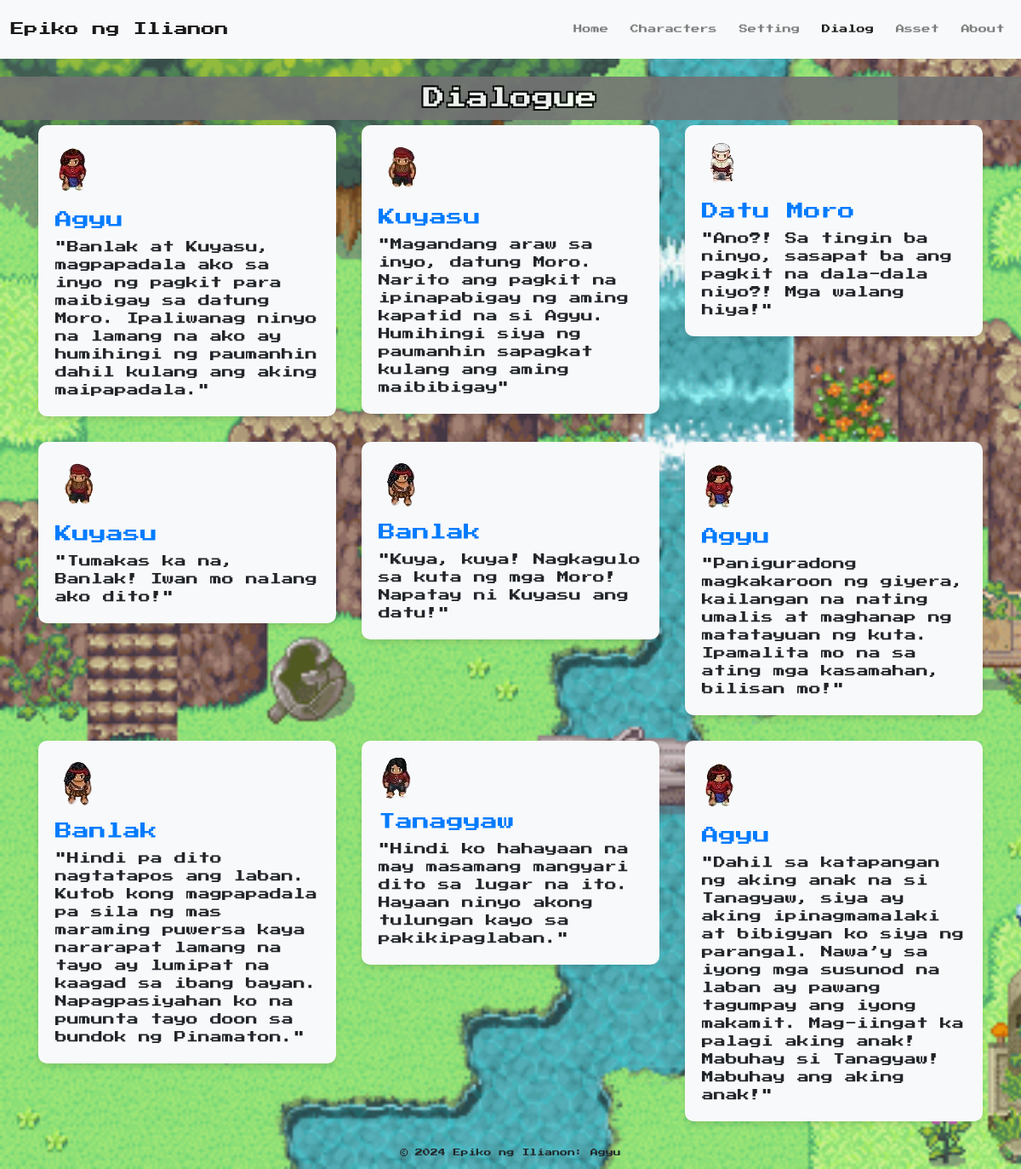
The page /dialogs.php on the database its author committed.
### tables this page shows
CREATE TABLE `dialog` (
  `id` int(11) NOT NULL,
  `character_id` int(11) DEFAULT NULL,
  `script` text NOT NULL
);

CREATE TABLE `characters` (
  `id` int(11) NOT NULL,
  `name` varchar(100) NOT NULL,
  `description` text NOT NULL,
  `image` varchar(255) NOT NULL
);

### classes/config.php (called while the page is built, shortened)
<?php
class Database {
    private $connection;
    public function __construct() {
        $this->connection = new mysqli(DB_SERVER, DB_USERNAME, DB_PASSWORD, DB_NAME);
    }
    public function getConnection() {
        return $this->connection;
    }
}
?>

### classes/Dialog.php (called while the page is built)
<?php
require_once 'config.php';
class Dialog {
    private $db;
    public function __construct() {
        $this->db = (new Database())->getConnection();
    }
    public function getAll() {
        $sql = "SELECT dialog.script AS script, characters.name AS names, characters.image AS pics FROM dialog LEFT JOIN characters ON dialog.character_id = characters.id;";
        $result = $this->db->query($sql);
        return $result->fetch_all(MYSQLI_ASSOC);
    }
}

### dialogs.php (the view, shortened to what this page needs)
<?php
require_once 'classes/Dialog.php';
$dialog = new Dialog();
$dialogs = $dialog->getAll();
?>
<!DOCTYPE html>
<html lang="en">
<head>
    <link rel="stylesheet" href="assets/css/styles.css">
    <link rel="stylesheet" href="https://stackpath.bootstrapcdn.com/bootstrap/4.5.2/css/bootstrap.min.css">
</head>
<body>
    <header>
        <nav class="navbar navbar-expand-lg navbar-light bg-light">
            <a class="navbar-brand" href="#">Epiko ng Ilianon</a>
            <div class="collapse navbar-collapse" id="navbarNav">
                <ul class="navbar-nav ml-auto">
                    <li class="nav-item">
                        <a class="nav-link mr-3" href="index.php">Home</a>
                    </li>
                    <li class="nav-item">
                        <a class="nav-link mr-3" href="characters.php">Characters</a>
                    </li>
                    <li class="nav-item">
                        <a class="nav-link mr-3" href="settings.php">Setting</a>
                    </li>
                    <li class="nav-item active">
                        <a class="nav-link mr-3" href="dialogs.php">Dialog</a>
                    </li>
                    <li class="nav-item">
                        <a class="nav-link mr-3" href="assets.php">Asset</a>
                    </li>
                    <li class="nav-item">
                        <a class="nav-link" href="about.php">About</a>
                    </li>
                </ul>
            </div>
        </nav>
    </header>
    <main>
    <h2 class="title-char">Dialogue</h2>
        <div class="container">
            <div class="row">
                <?php foreach ($dialogs as $dialog): ?>
                    <div class="col-md-4">
                        <div class="dialogue-item">
                            <img src="assets/images/<?php echo $dialog['pics']; ?>" alt="<?php echo $dialog['pics']; ?>">
                            <h3><?php echo $dialog['names']; ?></h3>
                            <p><?php echo $dialog['script']; ?></p>
                        </div>
                    </div>
                <?php endforeach; ?>
            </div>
        </div>
    </main>
    <footer>
        <p>&copy; 2024 Epiko ng Ilianon: Agyu</p>
    </footer>
</body>
</html>

### assets/css/styles.css (style rules this page uses)
* { margin: 0; padding: 0; box-sizing: border-box; }
body, h2, h3, p { font-family: 'Press Start 2P', cursive; font-size: 0.7rem; }
* { font-family: 'Press Start 2P', cursive; font-size: 0.8rem; }
header { line-height: 3; }
footer { text-align: center; }
header { position: fixed; width: 100%; top: 0; left: 0; z-index: 1000; }
.title-char { text-align: center; opacity: 0.9; background-color: #737373; padding: 10px; color: #ffffff; text-shadow: -1px -1px 0 #000, 1px -1px 0 #000, -1px 1px 0 #000, 1px 1px 0 #000, -2px -2px 0 #000, 2px -2px 0 #000, -2px 2px 0 #000, 2px 2px 0 #000; }

### dialogs.php (style rules this page uses)
main { margin-top: 90px; }
.dialogue-item { margin-bottom: 30px; padding: 20px; background-color: #f8f9fa; border-radius: 10px; box-shadow: 0 4px 6px rgba(0, 0, 0, 0.1); }
.dialogue-item img { max-width: 100%; height: auto; margin-bottom: 15px; }
.dialogue-item h3 { font-size: 20px; margin-bottom: 10px; color: #007bff; }
.dialogue-item p { font-size: 14px; margin-bottom: 0; }
body { background-image: url(assets/images/background.gif); background-repeat: no-repeat; background-size: cover; }

### rows shown on the page
dialog: character.image (picture), character.name "Agyu", script "\"Banlak at Kuyasu, magpapadala ako sa inyo ng pagkit para maibigay sa datung Moro. Ipaliwanag ninyo na lamang na ako ay humihingi ng paumanhin dahil kulang ang aking maipapadala.\""
dialog: character.image (picture), character.name "Kuyasu", script "\"Magandang araw sa inyo, datung Moro. Narito ang pagkit na ipinapabigay ng aming kapatid na si Agyu. Humihingi siya ng paumanhin sapagkat kulang ang aming maibibigay\""
dialog: character.image (picture), character.name "Datu Moro", script "\"Ano?! Sa tingin ba ninyo, sasapat ba ang pagkit na dala-dala niyo?! Mga walang hiya!\""
dialog: character.image (picture), character.name "Kuyasu", script "\"Tumakas ka na, Banlak! Iwan mo nalang ako dito!\""
dialog: character.image (picture), character.name "Banlak", script "\"Kuya, kuya! Nagkagulo sa kuta ng mga Moro! Napatay ni Kuyasu ang datu!\""
dialog: character.image (picture), character.name "Agyu", script "\"Paniguradong magkakaroon ng giyera, kailangan na nating umalis at maghanap ng matatayuan ng kuta. Ipamalita mo na sa ating mga kasamahan, bilisan mo!\""
dialog: character.image (picture), character.name "Banlak", script "\"Hindi pa dito nagtatapos ang laban. Kutob kong magpapadala pa sila ng mas maraming puwersa kaya nararapat lamang na tayo ay lumipat na kaagad sa ibang bayan. Napagpasiyahan ko na pumunta tayo doon sa bundok ng Pinamaton.\""
dialog: character.image (picture), character.name "Tanagyaw", script "\"Hindi ko hahayaan na may masamang mangyari dito sa lugar na ito. Hayaan ninyo akong tulungan kayo sa pakikipaglaban.\""
dialog: character.image (picture), character.name "Agyu", script "\"Dahil sa katapangan ng aking anak na si Tanagyaw, siya ay aking ipinagmamalaki at bibigyan ko siya ng parangal. Nawa’y sa iyong mga susunod na laban ay pawang tagumpay ang iyong makamit. Mag-iingat ka palagi aking anak! Mabuhay si Tanagyaw! Mabuhay ang aking anak!\""
